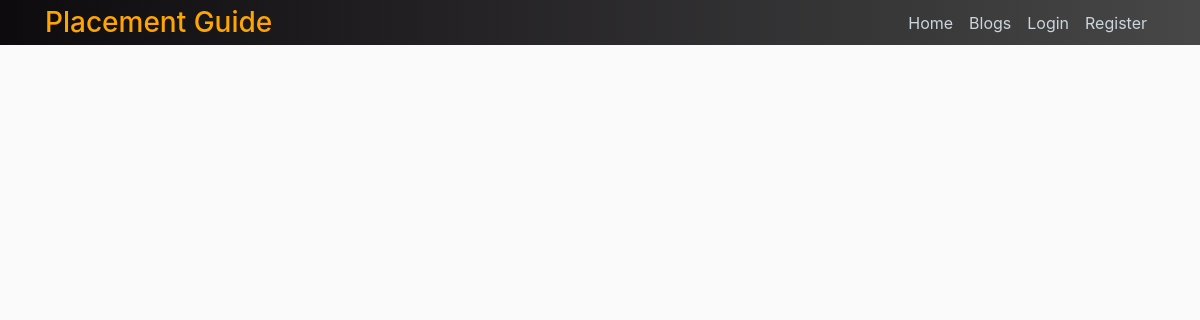
The app's page /home/placement/, older data.
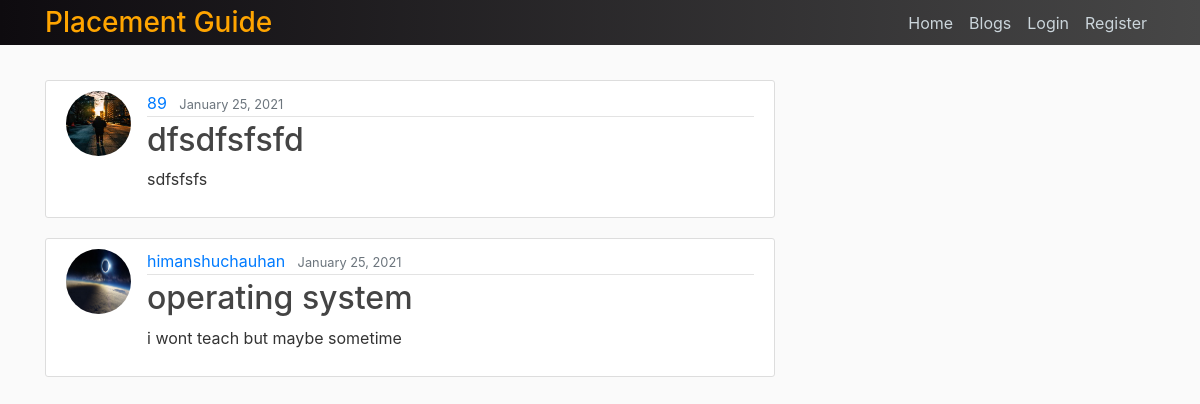
The same page, newer data.
### placement/models.py (models this page shows, shortened)
class Post(models.Model):
    title = models.CharField(max_length=100)
    content = models.TextField()
    date_posted = models.DateTimeField(default=timezone.now)
    author = models.ForeignKey(User,on_delete=models.CASCADE)

### user_profile/models.py (models this page shows, shortened)
class Profile(models.Model):
    user = models.OneToOneField(User,on_delete=models.CASCADE)
    image = models.ImageField(default='default.jpg',upload_to='profile_pics') # this upload to tells us the directory name where all the user profile pics will be saved so

### placement/views.py (the view)
# urls.py: path('',PostListView.as_view(),name='home'),  # first we have to change class based views to acutal views that can be done using as_views()
class PostListView(ListView):
    model = Post
    template_name = 'placement/home.html'
    context_object_name = 'posts' # here we are defining that for the context of this view we will use the posts
    ordering = ['-date_posted'] # here we are saying that the order of our posts sould be new -> older ..... if we will remove the minus sign
    paginate_by = 2 # when we will have many posts then we want to show only assume 2 posts per page so here we are dividing the posts and making the page

### placement/templates/placement/home.html
{% extends "placement/base.html" %}
{% load static %}
{% block content %}
{% for post in posts %}
    <article class="media content-section">
        <img class="rounded-circle article-img" src="{{ post.author.profile.image.url }}">
        <div class="media-body">
            <div class="article-metadata">
                <a class="mr-2" href="#">{{ post.author }}</a>
                <small class="text-muted">{{ post.date_posted|date:"F d, Y" }}</small>
            </div>
            <h2><a class="article-title" href="{% url 'blog' post.id %}">{{ post.title }}</a></h2>
            <p class="article-content">{{ post.content }}</p>
        </div>
    </article>
{% endfor %}
{% endblock content %}

Row changes from the older to the newer data that the page shows:
added Post: author.profile.image (placeholder picture), author "89", date_posted "January 25, 2021", title "dfsdfsfsfd", content "sdfsfsfs"
added Post: author.profile.image (picture), author "himanshuchauhan", date_posted "January 25, 2021", title "operating system", content "i wont teach but maybe sometime"
